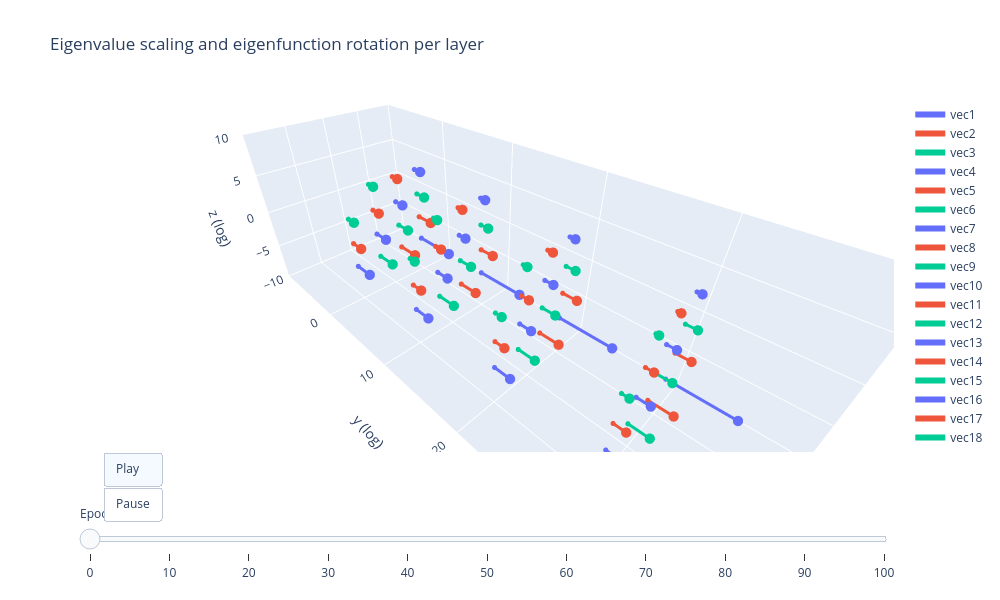

Notebook source saved alongside this figure:
### Code cell
run_arg = "mnist_example_L4_epochs_100"
run_dir = run_arg if os.path.isdir(run_arg) else os.path.join("results", run_arg)
plot_rotation_and_eigenvalues_per_layer(run_dir, which='act', log_scale_eigs=True)

### Figure 1 — Plotly figure (JSON) as saved in the notebook; plotly's stock layout.template omitted (floating-point values rounded to 4 significant figures)
{"data": [{"line": {"color": "#636EFA", "width": 6}, "marker": {"size": 3}, "mode": "lines+markers", "name": "vec1", "type": "scatter3d", "x": [-5, -5], "y": [0, 4.886], "z": [-5, -5]}, {"line": {"color": "#636EFA", "width": 3}, "mode": "lines", "showlegend": false, "type": "scatter3d", "x": [-5], "y": [4.886], "z": [-5]}, {"marker": {"color": "#636EFA", "size": 6}, "mode": "markers", "showlegend": false, "type": "scatter3d", "x": [-5], "y": [4.886], "z": [-5]}, {"line": {"color": "#EF553B", "width": 6}, "marker": {"size": 3}, "mode": "lines+markers", "name": "vec2", "type": "scatter3d", "x": [-1.667, -1.667], "y": [0, 2.456], "z": [-5, -5]}, {"line": {"color": "#EF553B", "width": 3}, "mode": "lines", "showlegend": false, "type": "scatter3d", "x": [-1.667], "y": [2.456], "z": [-5]}, {"marker": {"color": "#EF553B", "size": 6}, "mode": "markers", "showlegend": false, "type": "scatter3d", "x": [-1.667], "y": [2.456], "z": [-5]}, {"line": {"color": "#00CC96", "width": 6}, "marker": {"size": 3}, "mode": "lines+markers", "name": "vec3", "type": "scatter3d", "x": [1.667, 1.667], "y": [0, 2.224], "z": [-5, -5]}, {"line": {"color": "#00CC96", "width": 3}, "mode": "lines", "showlegend": false, "type": "scatter3d", "x": [1.667], "y": [2.224], "z": [-5]}, {"marker": {"color": "#00CC96", "size": 6}, "mode": "markers", "showlegend": false, "type": "scatter3d", "x": [1.667], "y": [2.224], "z": [-5]}, {"line": {"color": "#636EFA", "width": 6}, "marker": {"size": 3}, "mode": "lines+markers", "name": "vec4", "type": "scatter3d", "x": [5, 5], "y": [0, 2.184], "z": [-5, -5]}, {"line": {"color": "#636EFA", "width": 3}, "mode": "lines", "showlegend": false, "type": "scatter3d", "x": [5], "y": [2.184], "z": [-5]}, {"marker": {"color": "#636EFA", "size": 6}, "mode": "markers", "showlegend": false, "type": "scatter3d", "x": [5], "y": [2.184], "z": [-5]}, {"line": {"color": "#EF553B", "width": 6}, "marker": {"size": 3}, "mode": "lines+markers", "name": "vec5", "type": "scatter3d", "x": [-5, -5], "y": [0, 2.045], "z": [-1.667, -1.667]}, {"line": {"color": "#EF553B", "width": 3}, "mode": "lines", "showlegend": false, "type": "scatter3d", "x": [-5], "y": [2.045], "z": [-1.667]}, {"marker": {"color": "#EF553B", "size": 6}, "mode": "markers", "showlegend": false, "type": "scatter3d", "x": [-5], "y": [2.045], "z": [-1.667]}, {"line": {"color": "#00CC96", "width": 6}, "marker": {"size": 3}, "mode": "lines+markers", "name": "vec6", "type": "scatter3d", "x": [-1.667, -1.667], "y": [0, 1.663], "z": [-1.667, -1.667]}, {"line": {"color": "#00CC96", "width": 3}, "mode": "lines", "showlegend": false, "type": "scatter3d", "x": [-1.667], "y": [1.663], "z": [-1.667]}, {"marker": {"color": "#00CC96", "size": 6}, "mode": "markers", "showlegend": false, "type": "scatter3d", "x": [-1.667], "y": [1.663], "z": [-1.667]}, {"line": {"color": "#636EFA", "width": 6}, "marker": {"size": 3}, "mode": "lines+markers", "name": "vec7", "type": "scatter3d", "x": [1.667, 1.667], "y": [0, 1.653], "z": [-1.667, -1.667]}, {"line": {"color": "#636EFA", "width": 3}, "mode": "lines", "showlegend": false, "type": "scatter3d", "x": [1.667], "y": [1.653], "z": [-1.667]}, {"marker": {"color": "#636EFA", "size": 6}, "mode": "markers", "showlegend": false, "type": "scatter3d", "x": [1.667], "y": [1.653], "z": [-1.667]}, {"line": {"color": "#EF553B", "width": 6}, "marker": {"size": 3}, "mode": "lines+markers", "name": "vec8", "type": "scatter3d", "x": [5, 5], "y": [0, 1.423], "z": [-1.667, -1.667]}, {"line": {"color": "#EF553B", "width": 3}, "mode": "lines", "showlegend": false, "type": "scatter3d", "x": [5], "y": [1.423], "z": [-1.667]}, {"marker": {"color": "#EF553B", "size": 6}, "mode": "markers", "showlegend": false, "type": "scatter3d", "x": [5], "y": [1.423], "z": [-1.667]}, {"line": {"color": "#00CC96", "width": 6}, "marker": {"size": 3}, "mode": "lines+markers", "name": "vec9", "type": "scatter3d", "x": [-5, -5], "y": [0, 1.269], "z": [1.667, 1.667]}, {"line": {"color": "#00CC96", "width": 3}, "mode": "lines", "showlegend": false, "type": "scatter3d", "x": [-5], "y": [1.269], "z": [1.667]}, {"marker": {"color": "#00CC96", "size": 6}, "mode": "markers", "showlegend": false, "type": "scatter3d", "x": [-5], "y": [1.269], "z": [1.667]}, {"line": {"color": "#636EFA", "width": 6}, "marker": {"size": 3}, "mode": "lines+markers", "name": "vec10", "type": "scatter3d", "x": [-1.667, -1.667], "y": [0, 1.189], "z": [1.667, 1.667]}, {"line": {"color": "#636EFA", "width": 3}, "mode": "lines", "showlegend": false, "type": "scatter3d", "x": [-1.667], "y": [1.189], "z": [1.667]}, {"marker": {"color": "#636EFA", "size": 6}, "mode": "markers", "showlegend": false, "type": "scatter3d", "x": [-1.667], "y": [1.189], "z": [1.667]}, {"line": {"color": "#EF553B", "width": 6}, "marker": {"size": 3}, "mode": "lines+markers", "name": "vec11", "type": "scatter3d", "x": [1.667, 1.667], "y": [0, 1.061], "z": [1.667, 1.667]}, {"line": {"color": "#EF553B", "width": 3}, "mode": "lines", "showlegend": false, "type": "scatter3d", "x": [1.667], "y": [1.061], "z": [1.667]}, {"marker": {"color": "#EF553B", "size": 6}, "mode": "markers", "showlegend": false, "type": "scatter3d", "x": [1.667], "y": [1.061], "z": [1.667]}, {"line": {"color": "#00CC96", "width": 6}, "marker": {"size": 3}, "mode": "lines+markers", "name": "vec12", "type": "scatter3d", "x": [5, 5], "y": [0, 1.011], "z": [1.667, 1.667]}, {"line": {"color": "#00CC96", "width": 3}, "mode": "lines", "showlegend": false, "type": "scatter3d", "x": [5], "y": [1.011], "z": [1.667]}, {"marker": {"color": "#00CC96", "size": 6}, "mode": "markers", "showlegend": false, "type": "scatter3d", "x": [5], "y": [1.011], "z": [1.667]}, {"line": {"color": "#636EFA", "width": 6}, "marker": {"size": 3}, "mode": "lines+markers", "name": "vec13", "type": "scatter3d", "x": [-5, -5], "y": [0, 0.9865], "z": [5, 5]}, {"line": {"color": "#636EFA", "width": 3}, "mode": "lines", "showlegend": false, "type": "scatter3d", "x": [-5], "y": [0.9865], "z": [5]}, {"marker": {"color": "#636EFA", "size": 6}, "mode": "markers", "showlegend": false, "type": "scatter3d", "x": [-5], "y": [0.9865], "z": [5]}, {"line": {"color": "#EF553B", "width": 6}, "marker": {"size": 3}, "mode": "lines+markers", "name": "vec14", "type": "scatter3d", "x": [-1.667, -1.667], "y": [0, 0.8579], "z": [5, 5]}, {"line": {"color": "#EF553B", "width": 3}, "mode": "lines", "showlegend": false, "type": "scatter3d", "x": [-1.667], "y": [0.8579], "z": [5]}, {"marker": {"color": "#EF553B", "size": 6}, "mode": "markers", "showlegend": false, "type": "scatter3d", "x": [-1.667], "y": [0.8579], "z": [5]}, {"line": {"color": "#00CC96", "width": 6}, "marker": {"size": 3}, "mode": "lines+markers", "name": "vec15", "type": "scatter3d", "x": [1.667, 1.667], "y": [0, 0.7992], "z": [5, 5]}, {"line": {"color": "#00CC96", "width": 3}, "mode": "lines", "showlegend": false, "type": "scatter3d", "x": [1.667], "y": [0.7992], "z": [5]}, {"marker": {"color": "#00CC96", "size": 6}, "mode": "markers", "showlegend": false, "type": "scatter3d", "x": [1.667], "y": [0.7992], "z": [5]}, {"line": {"color": "#636EFA", "width": 6}, "marker": {"size": 3}, "mode": "lines+markers", "name": "vec16", "type": "scatter3d", "x": [-5, -5], "y": [10, 15.22], "z": [-5, -5]}, {"line": {"color": "#636EFA", "width": 3}, "mode": "lines", "showlegend": false, "type": "scatter3d", "x": [-5], "y": [15.22], "z": [-5]}, {"marker": {"color": "#636EFA", "size": 6}, "mode": "markers", "showlegend": false, "type": "scatter3d", "x": [-5], "y": [15.22], "z": [-5]}, {"line": {"color": "#EF553B", "width": 6}, "marker": {"size": 3}, "mode": "lines+markers", "name": "vec17", "type": "scatter3d", "x": [-1.667, -1.667], "y": [10, 12.05], "z": [-5, -5]}, {"line": {"color": "#EF553B", "width": 3}, "mode": "lines", "showlegend": false, "type": "scatter3d", "x": [-1.667], "y": [12.05], "z": [-5]}, {"marker": {"color": "#EF553B", "size": 6}, "mode": "markers", "showlegend": false, "type": "scatter3d", "x": [-1.667], "y": [12.05], "z": [-5]}, {"line": {"color": "#00CC96", "width": 6}, "marker": {"size": 3}, "mode": "lines+markers", "name": "vec18", "type": "scatter3d", "x": [1.667, 1.667], "y": [10, 12.02], "z": [-5, -5]}, {"line": {"color": "#00CC96", "width": 3}, "mode": "lines", "showlegend": false, "type": "scatter3d", "x": [1.667], "y": [12.02], "z": [-5]}, {"marker": {"color": "#00CC96", "size": 6}, "mode": "markers", "showlegend": false, "type": "scatter3d", "x": [1.667], "y": [12.02], "z": [-5]}, {"line": {"color": "#636EFA", "width": 6}, "marker": {"size": 3}, "mode": "lines+markers", "name": "vec19", "type": "scatter3d", "x": [5, 5], "y": [10, 11.75], "z": [-5, -5]}, {"line": {"color": "#636EFA", "width": 3}, "mode": "lines", "showlegend": false, "type": "scatter3d", "x": [5], "y": [11.75], "z": [-5]}, {"marker": {"color": "#636EFA", "size": 6}, "mode": "markers", "showlegend": false, "type": "scatter3d", "x": [5], "y": [11.75], "z": [-5]}, {"line": {"color": "#EF553B", "width": 6}, "marker": {"size": 3}, "mode": "lines+markers", "name": "vec20", "type": "scatter3d", "x": [-5, -5], "y": [10, 11.61], "z": [-1.667, -1.667]}, {"line": {"color": "#EF553B", "width": 3}, "mode": "lines", "showlegend": false, "type": "scatter3d", "x": [-5], "y": [11.61], "z": [-1.667]}, {"marker": {"color": "#EF553B", "size": 6}, "mode": "markers", "showlegend": false, "type": "scatter3d", "x": [-5], "y": [11.61], "z": [-1.667]}, {"line": {"color": "#00CC96", "width": 6}, "marker": {"size": 3}, "mode": "lines+markers", "name": "vec21", "type": "scatter3d", "x": [-1.667, -1.667], "y": [10, 11.49], "z": [-1.667, -1.667]}, {"line": {"color": "#00CC96", "width": 3}, "mode": "lines", "showlegend": false, "type": "scatter3d", "x": [-1.667], "y": [11.49], "z": [-1.667]}, {"marker": {"color": "#00CC96", "size": 6}, "mode": "markers", "showlegend": false, "type": "scatter3d", "x": [-1.667], "y": [11.49], "z": [-1.667]}, {"line": {"color": "#636EFA", "width": 6}, "marker": {"size": 3}, "mode": "lines+markers", "name": "vec22", "type": "scatter3d", "x": [1.667, 1.667], "y": [10, 11.36], "z": [-1.667, -1.667]}, {"line": {"color": "#636EFA", "width": 3}, "mode": "lines", "showlegend": false, "type": "scatter3d", "x": [1.667], "y": [11.36], "z": [-1.667]}, {"marker": {"color": "#636EFA", "size": 6}, "mode": "markers", "showlegend": false, "type": "scatter3d", "x": [1.667], "y": [11.36], "z": [-1.667]}, {"line": {"color": "#EF553B", "width": 6}, "marker": {"size": 3}, "mode": "lines+markers", "name": "vec23", "type": "scatter3d", "x": [5, 5], "y": [10, 11.11], "z": [-1.667, -1.667]}, {"line": {"color": "#EF553B", "width": 3}, "mode": "lines", "showlegend": false, "type": "scatter3d", "x": [5], "y": [11.11], "z": [-1.667]}, {"marker": {"color": "#EF553B", "size": 6}, "mode": "markers", "showlegend": false, "type": "scatter3d", "x": [5], "y": [11.11], "z": [-1.667]}, {"line": {"color": "#00CC96", "width": 6}, "marker": {"size": 3}, "mode": "lines+markers", "name": "vec24", "type": "scatter3d", "x": [-5, -5], "y": [10, 10.97], "z": [1.667, 1.667]}, {"line": {"color": "#00CC96", "width": 3}, "mode": "lines", "showlegend": false, "type": "scatter3d", "x": [-5], "y": [10.97], "z": [1.667]}, {"marker": {"color": "#00CC96", "size": 6}, "mode": "markers", "showlegend": false, "type": "scatter3d", "x": [-5], "y": [10.97], "z": [1.667]}, {"line": {"color": "#636EFA", "width": 6}, "marker": {"size": 3}, "mode": "lines+markers", "name": "vec25", "type": "scatter3d", "x": [-1.667, -1.667], "y": [10, 10.84], "z": [1.667, 1.667]}, {"line": {"color": "#636EFA", "width": 3}, "mode": "lines", "showlegend": false, "type": "scatter3d", "x": [-1.667], "y": [10.84], "z": [1.667]}, {"marker": {"color": "#636EFA", "size": 6}, "mode": "markers", "showlegend": false, "type": "scatter3d", "x": [-1.667], "y": [10.84], "z": [1.667]}, {"line": {"color": "#EF553B", "width": 6}, "marker": {"size": 3}, "mode": "lines+markers", "name": "vec26", "type": "scatter3d", "x": [1.667, 1.667], "y": [10, 10.73], "z": [1.667, 1.667]}, {"line": {"color": "#EF553B", "width": 3}, "mode": "lines", "showlegend": false, "type": "scatter3d", "x": [1.667], "y": [10.73], "z": [1.667]}, {"marker": {"color": "#EF553B", "size": 6}, "mode": "markers", "showlegend": false, "type": "scatter3d", "x": [1.667], "y": [10.73], "z": [1.667]}, {"line": {"color": "#00CC96", "width": 6}, "marker": {"size": 3}, "mode": "lines+markers", "name": "vec27", "type": "scatter3d", "x": [5, 5], "y": [10, 10.65], "z": [1.667, 1.667]}, {"line": {"color": "#00CC96", "width": 3}, "mode": "lines", "showlegend": false, "type": "scatter3d", "x": [5], "y": [10.65], "z": [1.667]}, {"marker": {"color": "#00CC96", "size": 6}, "mode": "markers", "showlegend": false, "type": "scatter3d", "x": [5], "y": [10.65], "z": [1.667]}, {"line": {"color": "#636EFA", "width": 6}, "marker": {"size": 3}, "mode": "lines+markers", "name": "vec28", "type": "scatter3d", "x": [-5, -5], "y": [10, 10.58], "z": [5, 5]}, {"line": {"color": "#636EFA", "width": 3}, "mode": "lines", "showlegend": false, "type": "scatter3d", "x": [-5], "y": [10.58], "z": [5]}, {"marker": {"color": "#636EFA", "size": 6}, "mode": "markers", "showlegend": false, "type": "scatter3d", "x": [-5], "y": [10.58], "z": [5]}, {"line": {"color": "#EF553B", "width": 6}, "marker": {"size": 3}, "mode": "lines+markers", "name": "vec29", "type": "scatter3d", "x": [-1.667, -1.667], "y": [10, 10.56], "z": [5, 5]}, {"line": {"color": "#EF553B", "width": 3}, "mode": "lines", "showlegend": false, "type": "scatter3d", "x": [-1.667], "y": [10.56], "z": [5]}, {"marker": {"color": "#EF553B", "size": 6}, "mode": "markers", "showlegend": false, "type": "scatter3d", "x": [-1.667], "y": [10.56], "z": [5]}, {"line": {"color": "#00CC96", "width": 6}, "marker": {"size": 3}, "mode": "lines+markers", "name": "vec30", "type": "scatter3d", "x": [1.667, 1.667], "y": [10, 10.49], "z": [5, 5]}, {"line": {"color": "#00CC96", "width": 3}, "mode": "lines", "showlegend": false, "type": "scatter3d", "x": [1.667], "y": [10.49], "z": [5]}, {"marker": {"color": "#00CC96", "size": 6}, "mode": "markers", "showlegend": false, "type": "scatter3d", "x": [1.667], "y": [10.49], "z": [5]}, {"line": {"color": "#636EFA", "width": 6}, "marker": {"size": 3}, "mode": "lines+markers", "name": "vec31", "type": "scatter3d", "x": [-5, -5], "y": [20, 25.37], "z": [-5, -5]}, {"line": {"color": "#636EFA", "width": 3}, "mode": "lines", "showlegend": false, "type": "scatter3d", "x": [-5], "y": [25.37], "z": [-5]}, {"marker": {"color": "#636EFA", "size": 6}, "mode": "markers", "showlegend": false, "type": "scatter3d", "x": [-5], "y": [25.37], "z": [-5]}, {"line": {"color": "#EF553B", "width": 6}, "marker": {"size": 3}, "mode": "lines+markers", "name": "vec32", "type": "scatter3d", "x": [-1.667, -1.667], "y": [20, 22.0], "z": [-5, -5]}, {"line": {"color": "#EF553B", "width": 3}, "mode": "lines", "showlegend": false, "type": "scatter3d", "x": [-1.667], "y": [22.0], "z": [-5]}, {"marker": {"color": "#EF553B", "size": 6}, "mode": "markers", "showlegend": false, "type": "scatter3d", "x": [-1.667], "y": [22.0], "z": [-5]}, {"line": {"color": "#00CC96", "width": 6}, "marker": {"size": 3}, "mode": "lines+markers", "name": "vec33", "type": "scatter3d", "x": [1.667, 1.667], "y": [20, 21.75], "z": [-5, -5]}, {"line": {"color": "#00CC96", "width": 3}, "mode": "lines", "showlegend": false, "type": "scatter3d", "x": [1.667], "y": [21.75], "z": [-5]}, {"marker": {"color": "#00CC96", "size": 6}, "mode": "markers", "showlegend": false, "type": "scatter3d", "x": [1.667], "y": [21.75], "z": [-5]}, {"line": {"color": "#636EFA", "width": 6}, "marker": {"size": 3}, "mode": "lines+markers", "name": "vec34", "type": "scatter3d", "x": [5, 5], "y": [20, 21.63], "z": [-5, -5]}, {"line": {"color": "#636EFA", "width": 3}, "mode": "lines", "showlegend": false, "type": "scatter3d", "x": [5], "y": [21.63], "z": [-5]}, {"marker": {"color": "#636EFA", "size": 6}, "mode": "markers", "showlegend": false, "type": "scatter3d", "x": [5], "y": [21.63], "z": [-5]}, {"line": {"color": "#EF553B", "width": 6}, "marker": {"size": 3}, "mode": "lines+markers", "name": "vec35", "type": "scatter3d", "x": [-5, -5], "y": [20, 21.46], "z": [-1.667, -1.667]}, {"line": {"color": "#EF553B", "width": 3}, "mode": "lines", "showlegend": false, "type": "scatter3d", "x": [-5], "y": [21.46], "z": [-1.667]}, {"marker": {"color": "#EF553B", "size": 6}, "mode": "markers", "showlegend": false, "type": "scatter3d", "x": [-5], "y": [21.46], "z": [-1.667]}, {"line": {"color": "#00CC96", "width": 6}, "marker": {"size": 3}, "mode": "lines+markers", "name": "vec36", "type": "scatter3d", "x": [-1.667, -1.667], "y": [20, 21.33], "z": [-1.667, -1.667]}, {"line": {"color": "#00CC96", "width": 3}, "mode": "lines", "showlegend": false, "type": "scatter3d", "x": [-1.667], "y": [21.33], "z": [-1.667]}, {"marker": {"color": "#00CC96", "size": 6}, "mode": "markers", "showlegend": false, "type": "scatter3d", "x": [-1.667], "y": [21.33], "z": [-1.667]}, {"line": {"color": "#636EFA", "width": 6}, "marker": {"size": 3}, "mode": "lines+markers", "name": "vec37", "type": "scatter3d", "x": [1.667, 1.667], "y": [20, 21.15], "z": [-1.667, -1.667]}, {"line": {"color": "#636EFA", "width": 3}, "mode": "lines", "showlegend": false, "type": "scatter3d", "x": [1.667], "y": [21.15], "z": [-1.667]}, {"marker": {"color": "#636EFA", "size": 6}, "mode": "markers", "showlegend": false, "type": "scatter3d", "x": [1.667], "y": [21.15], "z": [-1.667]}, {"line": {"color": "#EF553B", "width": 6}, "marker": {"size": 3}, "mode": "lines+markers", "name": "vec38", "type": "scatter3d", "x": [5, 5], "y": [20, 20.95], "z": [-1.667, -1.667]}, {"line": {"color": "#EF553B", "width": 3}, "mode": "lines", "showlegend": false, "type": "scatter3d", "x": [5], "y": [20.95], "z": [-1.667]}, {"marker": {"color": "#EF553B", "size": 6}, "mode": "markers", "showlegend": false, "type": "scatter3d", "x": [5], "y": [20.95], "z": [-1.667]}, {"line": {"color": "#00CC96", "width": 6}, "marker": {"size": 3}, "mode": "lines+markers", "name": "vec39", "type": "scatter3d", "x": [-5, -5], "y": [20, 20.92], "z": [1.667, 1.667]}, {"line": {"color": "#00CC96", "width": 3}, "mode": "lines", "showlegend": false, "type": "scatter3d", "x": [-5], "y": [20.92], "z": [1.667]}, {"marker": {"color": "#00CC96", "size": 6}, "mode": "markers", "showlegend": false, "type": "scatter3d", "x": [-5], "y": [20.92], "z": [1.667]}, {"line": {"color": "#636EFA", "width": 6}, "marker": {"size": 3}, "mode": "lines+markers", "name": "vec40", "type": "scatter3d", "x": [-1.667, -1.667], "y": [20, 20.83], "z": [1.667, 1.667]}, {"line": {"color": "#636EFA", "width": 3}, "mode": "lines", "showlegend": false, "type": "scatter3d", "x": [-1.667], "y": [20.83], "z": [1.667]}, {"marker": {"color": "#636EFA", "size": 6}, "mode": "markers", "showlegend": false, "type": "scatter3d", "x": [-1.667], "y": [20.83], "z": [1.667]}, {"line": {"color": "#EF553B", "width": 6}, "marker": {"size": 3}, "mode": "lines+markers", "name": "vec41", "type": "scatter3d", "x": [1.667, 1.667], "y": [20, 20.73], "z": [1.667, 1.667]}, {"line": {"color": "#EF553B", "width": 3}, "mode": "lines", "showlegend": false, "type": "scatter3d", "x": [1.667], "y": [20.73], "z": [1.667]}, {"marker": {"color": "#EF553B", "size": 6}, "mode": "markers", "showlegend": false, "type": "scatter3d", "x": [1.667], "y": [20.73], "z": [1.667]}, {"line": {"color": "#00CC96", "width": 6}, "marker": {"size": 3}, "mode": "lines+markers", "name": "vec42", "type": "scatter3d", "x": [5, 5], "y": [20, 20.61], "z": [1.667, 1.667]}, {"line": {"color": "#00CC96", "width": 3}, "mode": "lines", "showlegend": false, "type": "scatter3d", "x": [5], "y": [20.61], "z": [1.667]}, {"marker": {"color": "#00CC96", "size": 6}, "mode": "markers", "showlegend": false, "type": "scatter3d", "x": [5], "y": [20.61], "z": [1.667]}, {"line": {"color": "#636EFA", "width": 6}, "marker": {"size": 3}, "mode": "lines+markers", "name": "vec43", "type": "scatter3d", "x": [-5, -5], "y": [20, 20.51], "z": [5, 5]}, {"line": {"color": "#636EFA", "width": 3}, "mode": "lines", "showlegend": false, "type": "scatter3d", "x": [-5], "y": [20.51], "z": [5]}, {"marker": {"color": "#636EFA", "size": 6}, "mode": "markers", "showlegend": false, "type": "scatter3d", "x": [-5], "y": [20.51], "z": [5]}, {"line": {"color": "#EF553B", "width": 6}, "marker": {"size": 3}, "mode": "lines+markers", "name": "vec44", "type": "scatter3d", "x": [-1.667, -1.667], "y": [20, 20.48], "z": [5, 5]}, {"line": {"color": "#EF553B", "width": 3}, "mode": "lines", "showlegend": false, "type": "scatter3d", "x": [-1.667], "y": [20.48], "z": [5]}, {"marker": {"color": "#EF553B", "size": 6}, "mode": "markers", "showlegend": false, "type": "scatter3d", "x": [-1.667], "y": [20.48], "z": [5]}, {"line": {"color": "#00CC96", "width": 6}, "marker": {"size": 3}, "mode": "lines+markers", "name": "vec45", "type": "scatter3d", "x": [1.667, 1.667], "y": [20, 20.38], "z": [5, 5]}, {"line": {"color": "#00CC96", "width": 3}, "mode": "lines", "showlegend": false, "type": "scatter3d", "x": [1.667], "y": [20.38], "z": [5]}, {"marker": {"color": "#00CC96", "size": 6}, "mode": "markers", "showlegend": false, "type": "scatter3d", "x": [1.667], "y": [20.38], "z": [5]}, {"line": {"color": "#636EFA", "width": 6}, "marker": {"size": 3}, "mode": "lines+markers", "name": "vec46", "type": "scatter3d", "x": [-5, -5], "y": [30, 35.23], "z": [-5, -5]}, {"line": {"color": "#636EFA", "width": 3}, "mode": "lines", "showlegend": false, "type": "scatter3d", "x": [-5], "y": [35.23], "z": [-5]}, {"marker": {"color": "#636EFA", "size": 6}, "mode": "markers", "showlegend": false, "type": "scatter3d", "x": [-5], "y": [35.23], "z": [-5]}, {"line": {"color": "#EF553B", "width": 6}, "marker": {"size": 3}, "mode": "lines+markers", "name": "vec47", "type": "scatter3d", "x": [-1.667, -1.667], "y": [30, 31.93], "z": [-5, -5]}, {"line": {"color": "#EF553B", "width": 3}, "mode": "lines", "showlegend": false, "type": "scatter3d", "x": [-1.667], "y": [31.93], "z": [-5]}, {"marker": {"color": "#EF553B", "size": 6}, "mode": "markers", "showlegend": false, "type": "scatter3d", "x": [-1.667], "y": [31.93], "z": [-5]}, {"line": {"color": "#00CC96", "width": 6}, "marker": {"size": 3}, "mode": "lines+markers", "name": "vec48", "type": "scatter3d", "x": [1.667, 1.667], "y": [30, 31.6], "z": [-5, -5]}, {"line": {"color": "#00CC96", "width": 3}, "mode": "lines", "showlegend": false, "type": "scatter3d", "x": [1.667], "y": [31.6], "z": [-5]}, {"marker": {"color": "#00CC96", "size": 6}, "mode": "markers", "showlegend": false, "type": "scatter3d", "x": [1.667], "y": [31.6], "z": [-5]}, {"line": {"color": "#636EFA", "width": 6}, "marker": {"size": 3}, "mode": "lines+markers", "name": "vec49", "type": "scatter3d", "x": [5, 5], "y": [30, 31.29], "z": [-5, -5]}, {"line": {"color": "#636EFA", "width": 3}, "mode": "lines", "showlegend": false, "type": "scatter3d", "x": [5], "y": [31.29], "z": [-5]}, {"marker": {"color": "#636EFA", "size": 6}, "mode": "markers", "showlegend": false, "type": "scatter3d", "x": [5], "y": [31.29], "z": [-5]}, {"line": {"color": "#EF553B", "width": 6}, "marker": {"size": 3}, "mode": "lines+markers", "name": "vec50", "type": "scatter3d", "x": [-5, -5], "y": [30, 31.2], "z": [-1.667, -1.667]}, {"line": {"color": "#EF553B", "width": 3}, "mode": "lines", "showlegend": false, "type": "scatter3d", "x": [-5], "y": [31.2], "z": [-1.667]}, {"marker": {"color": "#EF553B", "size": 6}, "mode": "markers", "showlegend": false, "type": "scatter3d", "x": [-5], "y": [31.2], "z": [-1.667]}, {"line": {"color": "#00CC96", "width": 6}, "marker": {"size": 3}, "mode": "lines+markers", "name": "vec51", "type": "scatter3d", "x": [-1.667, -1.667], "y": [30, 31.11], "z": [-1.667, -1.667]}, {"line": {"color": "#00CC96", "width": 3}, "mode": "lines", "showlegend": false, "type": "scatter3d", "x": [-1.667], "y": [31.11], "z": [-1.667]}, {"marker": {"color": "#00CC96", "size": 6}, "mode": "markers", "showlegend": false, "type": "scatter3d", "x": [-1.667], "y": [31.11], "z": [-1.667]}, {"line": {"color": "#636EFA", "width": 6}, "marker": {"size": 3}, "mode": "lines+markers", "name": "vec52", "type": "scatter3d", "x": [1.667, 1.667], "y": [30, 31.01], "z": [-1.667, -1.667]}, {"line": {"color": "#636EFA", "width": 3}, "mode": "lines", "showlegend": false, "type": "scatter3d", "x": [1.667], "y": [31.01], "z": [-1.667]}, {"marker": {"color": "#636EFA", "size": 6}, "mode": "markers", "showlegend": false, "type": "scatter3d", "x": [1.667], "y": [31.01], "z": [-1.667]}, {"line": {"color": "#EF553B", "width": 6}, "marker": {"size": 3}, "mode": "lines+markers", "name": "vec53", "type": "scatter3d", "x": [5, 5], "y": [30, 30.88], "z": [-1.667, -1.667]}, {"line": {"color": "#EF553B", "width": 3}, "mode": "lines", "showlegend": false, "type": "scatter3d", "x": [5], "y": [30.88], "z": [-1.667]}, {"marker": {"color": "#EF553B", "size": 6}, "mode": "markers", "showlegend": false, "type": "scatter3d", "x": [5], "y": [30.88], "z": [-1.667]}, {"line": {"color": "#00CC96", "width": 6}, "marker": {"size": 3}, "mode": "lines+markers", "name": "vec54", "type": "scatter3d", "x": [-5, -5], "y": [30, 30.86], "z": [1.667, 1.667]}, {"line": {"color": "#00CC96", "width": 3}, "mode": "lines", "showlegend": false, "type": "scatter3d", "x": [-5], "y": [30.86], "z": [1.667]}, {"marker": {"color": "#00CC96", "size": 6}, "mode": "markers", "showlegend": false, "type": "scatter3d", "x": [-5], "y": [30.86], "z": [1.667]}, {"line": {"color": "#636EFA", "width": 6}, "marker": {"size": 3}, "mode": "lines+markers", "name": "vec55", "type": "scatter3d", "x": [-1.667, -1.667], "y": [30, 30.69], "z": [1.667, 1.667]}, {"line": {"color": "#636EFA", "width": 3}, "mode": "lines", "showlegend": false, "type": "scatter3d", "x": [-1.667], "y": [30.69], "z": [1.667]}, {"marker": {"color": "#636EFA", "size": 6}, "mode": "markers", "showlegend": false, "type": "scatter3d", "x": [-1.667], "y": [30.69], "z": [1.667]}, {"line": {"color": "#EF553B", "width": 6}, "marker": {"size": 3}, "mode": "lines+markers", "name": "vec56", "type": "scatter3d", "x": [1.667, 1.667], "y": [30, 30.56], "z": [1.667, 1.667]}, {"line": {"color": "#EF553B", "width": 3}, "mode": "lines", "showlegend": false, "type": "scatter3d", "x": [1.667], "y": [30.56], "z": [1.667]}, {"marker": {"color": "#EF553B", "size": 6}, "mode": "markers", "showlegend": false, "type": "scatter3d", "x": [1.667], "y": [30.56], "z": [1.667]}, {"line": {"color": "#00CC96", "width": 6}, "marker": {"size": 3}, "mode": "lines+markers", "name": "vec57", "type": "scatter3d", "x": [5, 5], "y": [30, 30.5], "z": [1.667, 1.667]}, {"line": {"color": "#00CC96", "width": 3}, "mode": "lines", "showlegend": false, "type": "scatter3d", "x": [5], "y": [30.5], "z": [1.667]}, {"marker": {"color": "#00CC96", "size": 6}, "mode": "markers", "showlegend": false, "type": "scatter3d", "x": [5], "y": [30.5], "z": [1.667]}, {"line": {"color": "#636EFA", "width": 6}, "marker": {"size": 3}, "mode": "lines+markers", "name": "vec58", "type": "scatter3d", "x": [-5, -5], "y": [30, 30.35], "z": [5, 5]}, {"line": {"color": "#636EFA", "width": 3}, "mode": "lines", "showlegend": false, "type": "scatter3d", "x": [-5], "y": [30.35], "z": [5]}, {"marker": {"color": "#636EFA", "size": 6}, "mode": "markers", "showlegend": false, "type": "scatter3d", "x": [-5], "y": [30.35], "z": [5]}, {"line": {"color": "#EF553B", "width": 6}, "marker": {"size": 3}, "mode": "lines+markers", "name": "vec59", "type": "scatter3d", "x": [-1.667, -1.667], "y": [30, 30.22], "z": [5, 5]}, {"line": {"color": "#EF553B", "width": 3}, "mode": "lines", "showlegend": false, "type": "scatter3d", "x": [-1.667], "y": [30.22], "z": [5]}, {"marker": {"color": "#EF553B", "size": 6}, "mode": "markers", "showlegend": false, "type": "scatter3d", "x": [-1.667], "y": [30.22], "z": [5]}, {"line": {"color": "#00CC96", "width": 6}, "marker": {"size": 3}, "mode": "lines+markers", "name": "vec60", "type": "scatter3d", "x": [1.667, 1.667], "y": [30, 30.19], "z": [5, 5]}, {"line": {"color": "#00CC96", "width": 3}, "mode": "lines", "showlegend": false, "type": "scatter3d", "x": [1.667], "y": [30.19], "z": [5]}, {"marker": {"color": "#00CC96", "size": 6}, "mode": "markers", "showlegend": false, "type": "scatter3d", "x": [1.667], "y": [30.19], "z": [5]}], "layout": {"height": 600, "scene": {"aspectmode": "manual", "aspectratio": {"x": 1, "y": 3, "z": 1}, "xaxis": {"autorange": false, "range": [-10, 10], "title": {"text": "x (log)"}}, "yaxis": {"autorange": false, "range": [-10, 40], "title": {"text": "y (log)"}}, "zaxis": {"autorange": false, "range": [-10, 10], "title": {"text": "z (log)"}}}, "sliders": [{"active": 0, "currentvalue": {"prefix": "Epoch: "}, "pad": {"b": 10, "t": 50}, "steps": [{"args": [["0"], {"epoch": {"duration": 0, "redraw": true}, "mode": "immediate"}], "label": "0", "method": "animate"}, {"args": [["1"], {"epoch": {"duration": 0, "redraw": true}, "mode": "immediate"}], "label": "10", "method": "animate"}, {"args": [["2"], {"epoch": {"duration": 0, "redraw": true}, "mode": "immediate"}], "label": "20", "method": "animate"}, {"args": [["3"], {"epoch": {"duration": 0, "redraw": true}, "mode": "immediate"}], "label": "30", "method": "animate"}, {"args": [["4"], {"epoch": {"duration": 0, "redraw": true}, "mode": "immediate"}], "label": "40", "method": "animate"}, {"args": [["5"], {"epoch": {"duration": 0, "redraw": true}, "mode": "immediate"}], "label": "50", "method": "animate"}, {"args": [["6"], {"epoch": {"duration": 0, "redraw": true}, "mode": "immediate"}], "label": "60", "method": "animate"}, {"args": [["7"], {"epoch": {"duration": 0, "redraw": true}, "mode": "immediate"}], "label": "70", "method": "animate"}, {"args": [["8"], {"epoch": {"duration": 0, "redraw": true}, "mode": "immediate"}], "label": "80", "method": "animate"}, {"args": [["9"], {"epoch": {"duration": 0, "redraw": true}, "mode": "immediate"}], "label": "90", "method": "animate"}, {"args": [["10"], {"epoch": {"duration": 0, "redraw": true}, "mode": "immediate"}], "label": "100", "method": "animate"}]}], "title": {"text": "Eigenvalue scaling and eigenfunction rotation per layer"}, "updatemenus": [{"buttons": [{"args": [null, {"epoch": {"duration": 50, "redraw": true}, "fromcurrent": true}], "label": "Play", "method": "animate"}, {"args": [[null], {"epoch": {"duration": 0, "redraw": false}, "mode": "immediate"}], "label": "Pause", "method": "animate"}], "showactive": true, "type": "buttons", "x": 0.1, "y": 0}], "width": 1000}}
